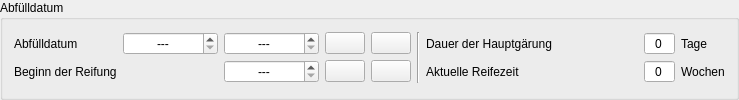
         <widget class="QGroupBox" name="groupBox_2">
          <property name="title">
           <string>Abfülldatum</string>
          </property>
          <layout class="QGridLayout" name="gridLayout_5">
           <property name="verticalSpacing">
            <number>4</number>
           </property>
           <item row="0" column="5" rowspan="2">
            <widget class="Line" name="line_11">
             <property name="orientation">
              <enum>Qt::Orientation::Vertical</enum>
             </property>
            </widget>
           </item>
           <item row="1" column="2">
            <widget class="DateEdit" name="tbReifung">
             <property name="toolTip">
              <string>&lt;html&gt;&lt;head/&gt;&lt;body&gt;&lt;p&gt;Hier wird das Beginn der &lt;span style=&quot; font-weight:600;&quot;&gt;Reifung&lt;/span&gt; angegeben.&lt;/p&gt;&lt;p&gt;Beim Beginn der Reifezeit gibt es unterschiedliche Philosophien in der Brauergemeinde. Der Kleine Brauhelfer gestaltet dieses Thema daher sehr offen: Üblich wird die Reifezeit berechnet&lt;/p&gt;&lt;p&gt;1. ab &lt;span style=&quot; font-weight:600;&quot;&gt;2/3 der Hauptgärung&lt;/span&gt;, entsprechend Tag 2 oder Tag3 einer gängigen Hefe&lt;/p&gt;&lt;p&gt;2 ab dem &lt;span style=&quot; font-weight:600;&quot;&gt;Tag der Abfüllung &lt;/span&gt;auf Fass oder Flasche&lt;/p&gt;&lt;/body&gt;&lt;/html&gt;</string>
             </property>
             <property name="alignment">
              <set>Qt::AlignmentFlag::AlignCenter</set>
             </property>
             <property name="specialValueText">
              <string notr="true">---</string>
             </property>
             <property name="minimumDate">
              <date>
               <year>2000</year>
               <month>1</month>
               <day>1</day>
              </date>
             </property>
            </widget>
           </item>
           <item row="0" column="7">
            <widget class="QWidget" name="widget" native="true">
             <property name="minimumSize">
              <size>
               <width>80</width>
               <height>0</height>
              </size>
             </property>
            </widget>
           </item>
           <item row="1" column="9">
            <widget class="QLabel" name="lblReifezeitEinheit">
             <property name="minimumSize">
              <size>
               <width>40</width>
               <height>0</height>
              </size>
             </property>
             <property name="text">
              <string>Wochen</string>
             </property>
            </widget>
           </item>
           <item row="1" column="0">
            <widget class="QLabel" name="label_6">
             <property name="text">
              <string>Beginn der Reifung</string>
             </property>
            </widget>
           </item>
           <item row="1" column="6">
            <widget class="QLabel" name="lblReifezeit">
             <property name="text">
              <string>Aktuelle Reifezeit</string>
             </property>
            </widget>
           </item>
           <item row="0" column="8">
            <widget class="SpinBox" name="tbDauerHauptgaerung">
             <property name="toolTip">
              <string>&lt;html&gt;&lt;head/&gt;&lt;body&gt;&lt;p&gt;Die &lt;span style=&quot; font-weight:600;&quot;&gt;Hauptgärung&lt;/span&gt; beginnt mit der Hefezugabe, auch Anstellen genannt. Sie endet mit dem Durchbruch, wenn sich Lücken in der Schaumdecke bilden. Die Schaumdecke selbst iszt zuvor im Stadium der höchsten Hefeaktivität entstanden. Sie wird auch Hochkräusen genannt. Mit dem Durchbruch ist erhöhter Sauerstoffeintrag und Anfälligkeit für Fehlaromen verbunden.&lt;/p&gt;&lt;p&gt;Das &lt;span style=&quot; font-weight:600;&quot;&gt;Jungbier&lt;/span&gt; ist in der Regel bereit für die Nachgärung, wenn der &lt;span style=&quot; font-weight:600;&quot;&gt;Endvergärungsgrad&lt;/span&gt; (EVG) in der Regel zwei Tage unverändert bleibt. Je nach Hefetyp kann die Dauer der Hauptgärung sehr unterschiedlich ausfallen. Bei vielen Hefen geht man von fünf Tagen aus. Dies ist hindoch nur ein Richtwert.&lt;/p&gt;&lt;/body&gt;&lt;/html&gt;</string>
             </property>
             <property name="alignment">
              <set>Qt::AlignmentFlag::AlignCenter</set>
             </property>
             <property name="readOnly">
              <bool>true</bool>
             </property>
             <property name="buttonSymbols">
              <enum>QAbstractSpinBox::ButtonSymbols::NoButtons</enum>
             </property>
            </widget>
           </item>
           <item row="2" column="6">
            <spacer name="horizontalSpacer_6">
             <property name="orientation">
              <enum>Qt::Orientation::Horizontal</enum>
             </property>
             <property name="sizeHint" stdset="0">
              <size>
               <width>40</width>
               <height>0</height>
              </size>
             </property>
            </spacer>
           </item>
           <item row="1" column="8">
            <widget class="SpinBoxSud" name="tbReifezeit">
             <property name="toolTip">
              <string>&lt;html&gt;&lt;head/&gt;&lt;body&gt;&lt;p&gt;Hier wird die &lt;span style=&quot; font-weight:600;&quot;&gt;aktuelle Reifezeit&lt;/span&gt; in Wochen angegeben.&lt;/p&gt;&lt;p&gt;In Bezug auf den Beginn der Reifezeit gibt es unterschiedliche Philosophien in der Brauergemeinde. Der Kleine Brauhelfer gestaltet dieses Thema daher sehr offen: Üblich wird die Reifezeit berechnet&lt;/p&gt;&lt;p&gt;1. ab &lt;span style=&quot; font-weight:600;&quot;&gt;2/3 der Hauptgärung&lt;/span&gt;, entsprechend Tag 2 oder Tag3 einer gängigen Hefe&lt;/p&gt;&lt;p&gt;2 ab dem &lt;span style=&quot; font-weight:600;&quot;&gt;Tag der Abfüllung &lt;/span&gt;auf Fass oder Flasche&lt;/p&gt;&lt;/body&gt;&lt;/html&gt;</string>
             </property>
             <property name="alignment">
              <set>Qt::AlignmentFlag::AlignCenter</set>
             </property>
             <property name="readOnly">
              <bool>true</bool>
             </property>
             <property name="buttonSymbols">
              <enum>QAbstractSpinBox::ButtonSymbols::NoButtons</enum>
             </property>
             <property name="maximum">
              <number>999</number>
             </property>
            </widget>
           </item>
           <item row="0" column="2">
            <widget class="TimeEdit" name="tbAbfuelldatumZeit">
             <property name="toolTip">
              <string>&lt;html&gt;&lt;head/&gt;&lt;body&gt;&lt;p&gt;Die &lt;span style=&quot; font-weight:600;&quot;&gt;Abfüllzeit &lt;/span&gt;bezeichnet Stunde und Minute, zu dem das Jungbier auf Flasche, Fass oder in ein anderes Behältnis gegeben wird.&lt;/p&gt;&lt;p&gt;Da dieser Wert beim sogenannten Grünschlauchen zeitkritisch ist, trennt der Kleine Brauhelfer Stunde und Minute entgegen sonstigen Datumsangaben hier vom eigentlich Abfülldatum ab. &lt;/p&gt;&lt;p&gt;Zur Abfüllzeit endet die Hauptgärung und es beginnt die Reifung des Bieres, auch Nachgärung genannt. &lt;/p&gt;&lt;p&gt;Es muss sich dabei nicht zwingend um das Endprodukt handeln. Je nach Rezept und Verfahren können bis zum finalen Produkt viele Zwischenschritte nötig sein. Das Feld Abfüllzeit kann manuell minutengenau definiert werden.&lt;/p&gt;&lt;/body&gt;&lt;/html&gt;</string>
             </property>
             <property name="alignment">
              <set>Qt::AlignmentFlag::AlignCenter</set>
             </property>
             <property name="specialValueText">
              <string notr="true">---</string>
             </property>
            </widget>
           </item>
           <item row="0" column="3">
            <widget class="PushButton" name="btnAbfuelldatumHeute">
             <property name="minimumSize">
              <size>
               <width>40</width>
               <height>0</height>
              </size>
             </property>
             <property name="maximumSize">
              <size>
               <width>40</width>
               <height>16777215</height>
              </size>
             </property>
             <property name="toolTip">
              <string>&lt;html&gt;&lt;head/&gt;&lt;body&gt;&lt;p&gt;Ein Klick auf den Button setzt das &lt;span style=&quot; font-weight:600;&quot;&gt;Abfülldatum&lt;/span&gt; auf die &lt;span style=&quot; font-weight:700;&quot;&gt;aktuelle &lt;/span&gt;&lt;span style=&quot; font-weight:600;&quot;&gt;Zeit&lt;/span&gt;.&lt;/p&gt;&lt;/body&gt;&lt;/html&gt;</string>
             </property>
             <property name="icon">
              <iconset theme="now"/>
             </property>
            </widget>
           </item>
           <item row="0" column="0">
            <widget class="QLabel" name="label_55">
             <property name="text">
              <string>Abfülldatum</string>
             </property>
            </widget>
           </item>
           <item row="0" column="9">
            <widget class="QLabel" name="label_4">
             <property name="minimumSize">
              <size>
               <width>40</width>
               <height>0</height>
              </size>
             </property>
             <property name="text">
              <string>Tage</string>
             </property>
            </widget>
           </item>
           <item row="2" column="0">
            <spacer name="horizontalSpacer_10">
             <property name="orientation">
              <enum>Qt::Orientation::Horizontal</enum>
             </property>
             <property name="sizeHint" stdset="0">
              <size>
               <width>40</width>
               <height>0</height>
              </size>
             </property>
            </spacer>
           </item>
           <item row="1" column="3">
            <widget class="PushButton" name="btnReifungHeute">
             <property name="minimumSize">
              <size>
               <width>40</width>
               <height>0</height>
              </size>
             </property>
             <property name="maximumSize">
              <size>
               <width>40</width>
               <height>16777215</height>
              </size>
             </property>
             <property name="toolTip">
              <string>&lt;html&gt;&lt;head/&gt;&lt;body&gt;&lt;p&gt;Ein Klick auf den Button setzt den &lt;span style=&quot; font-weight:600;&quot;&gt;Beginn der Reifung &lt;/span&gt;auf die&lt;span style=&quot; font-weight:600;&quot;&gt; aktuelle Zeit&lt;/span&gt;.&lt;/p&gt;&lt;/body&gt;&lt;/html&gt;</string>
             </property>
             <property name="icon">
              <iconset theme="now"/>
             </property>
            </widget>
           </item>
           <item row="0" column="6">
            <widget class="QLabel" name="label_3">
             <property name="text">
              <string>Dauer der Hauptgärung</string>
             </property>
            </widget>
           </item>
           <item row="0" column="1">
            <widget class="DateEdit" name="tbAbfuelldatum">
             <property name="toolTip">
              <string>&lt;html&gt;&lt;head/&gt;&lt;body&gt;&lt;p&gt;Das &lt;span style=&quot; font-weight:600;&quot;&gt;Abfülldatum&lt;/span&gt; bezeichnet den Zeitpunkt, zu dem das Jungbier auf Flasche, Fass oder in ein anderes Behältnis gegeben wird. Mit dem Abfülldatum endet die Hauptgärung und beginnt die Reifung des Bieres, auch Nachgärung genannt. &lt;/p&gt;&lt;p&gt;Es muss sich dabei nicht zwingend um das Endprodukt handeln. Je nach Rezept und Verfahren können bis zum finalen Produkt viele Zwischenschritte nötig sein. Das Feld Abfülldatum kann manuell minutengenau definiert werden.&lt;/p&gt;&lt;/body&gt;&lt;/html&gt;</string>
             </property>
             <property name="alignment">
              <set>Qt::AlignmentFlag::AlignCenter</set>
             </property>
             <property name="specialValueText">
              <string notr="true">---</string>
             </property>
             <property name="minimumDate">
              <date>
               <year>2000</year>
               <month>1</month>
               <day>1</day>
              </date>
             </property>
            </widget>
           </item>
           <item row="0" column="4">
            <widget class="PushButton" name="btnAbfuelldatumClear">
             <property name="minimumSize">
              <size>
               <width>40</width>
               <height>0</height>
              </size>
             </property>
             <property name="maximumSize">
              <size>
               <width>40</width>
               <height>16777215</height>
              </size>
             </property>
             <property name="toolTip">
              <string>&lt;html&gt;&lt;head/&gt;&lt;body&gt;&lt;p&gt;Ein Klick auf den Button setzt das &lt;span style=&quot; font-weight:600;&quot;&gt;Abfülldatum&lt;/span&gt; zurück.&lt;/p&gt;&lt;/body&gt;&lt;/html&gt;</string>
             </property>
             <property name="icon">
              <iconset theme="clear"/>
             </property>
            </widget>
           </item>
           <item row="1" column="4">
            <widget class="PushButton" name="btnReifungClear">
             <property name="minimumSize">
              <size>
               <width>40</width>
               <height>0</height>
              </size>
             </property>
             <property name="maximumSize">
              <size>
               <width>40</width>
               <height>16777215</height>
              </size>
             </property>
             <property name="toolTip">
              <string>&lt;html&gt;&lt;head/&gt;&lt;body&gt;&lt;p&gt;Ein Klick auf den Button setzt den &lt;span style=&quot; font-weight:600;&quot;&gt;Beginn der Reifung &lt;/span&gt;zurück.&lt;/p&gt;&lt;/body&gt;&lt;/html&gt;</string>
             </property>
             <property name="icon">
              <iconset theme="clear"/>
             </property>
            </widget>
           </item>
          </layout>
         </widget>
